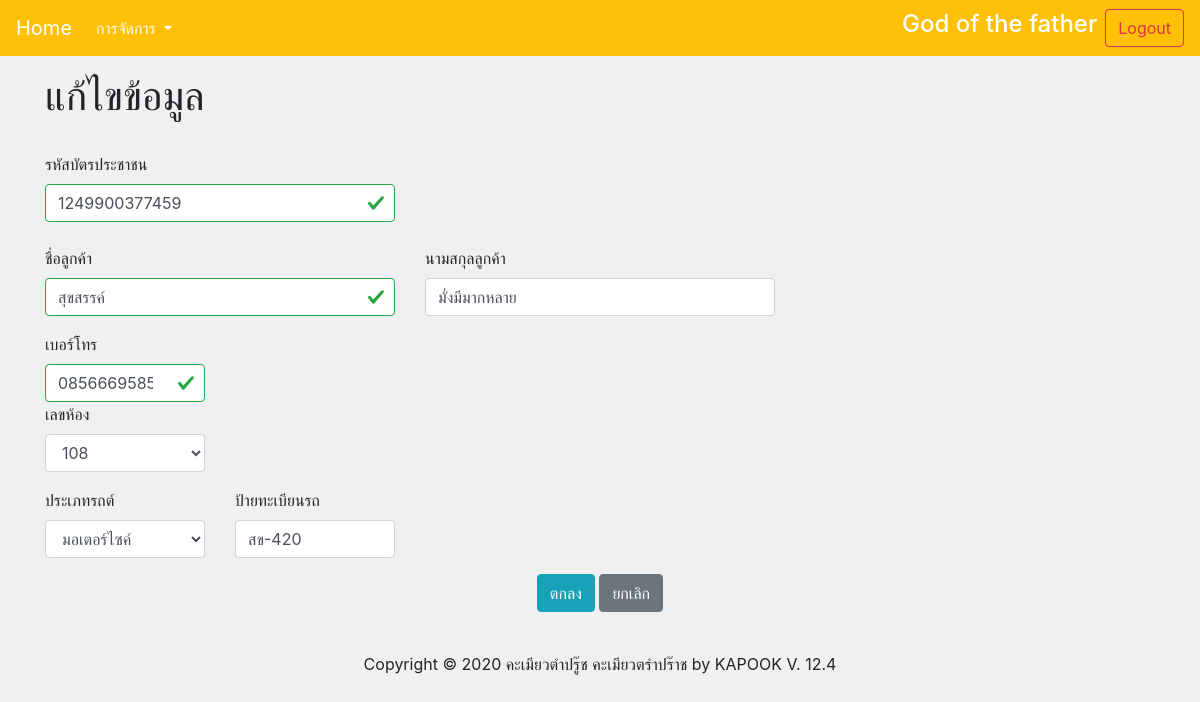
/editMember.php?id_member=22 (signed in), run on the app's committed database.
### tables this page shows
CREATE TABLE `member` (
  `id_member` int(11) NOT NULL,
  `idcard_member` varchar(14) NOT NULL,
  `name_member` varchar(30) NOT NULL,
  `sur_member` varchar(30) NOT NULL,
  `room_member` varchar(5) NOT NULL,
  `vehicle_member` varchar(12) DEFAULT NULL,
  `plate_member` varchar(10) DEFAULT NULL,
  `phone_member` varchar(10) NOT NULL,
  `fristday_member` date DEFAULT NULL
);

### editMember.php (the view, shortened to what this page needs)
<?php
require 'connect.php';
if (!$_SESSION['userid']) {
    echo "<script>";
    echo "alert('ไม่ได้มีการ login เข้ามาอย่างถูกต้อง')";
    echo "</script>";
    Header('Refresh:0; url=index.php');
} else if ($_SESSION['userstatus'] == "user") {
    echo "<script>";
    echo "alert('ไม่มีสิทธิ์ในการใช้งาน\nจะต้องเป็นผู้ใช้ระดับ Admin เท่านั้น')";
    echo "</script>";
    Header('Refresh:0; url=index.php');
} else {
    $name_login = $_SESSION['name'];
    $id_member = $_REQUEST['id_member'];
    $query  = "SELECT * FROM rental.member WHERE id_member=$id_member";
    $result = mysqli_query($connect, $query);
    while ($row = mysqli_fetch_array($result)) {
        $id_card = $row['idcard_member'];
        $name = $row['name_member'];
        $sur = $row['sur_member'];
        $room = $row['room_member'];
        $vehicle = $row['vehicle_member'];
        $plate = $row['plate_member'];
        $phone = $row['phone_member'];
    }
?>
    <html>
    <head>
        <link rel="stylesheet" href="https://maxcdn.bootstrapcdn.com/bootstrap/4.0.0/css/bootstrap.min.css">
        <link rel="stylesheet" href="https://cdnjs.cloudflare.com/ajax/libs/twitter-bootstrap/4.5.2/css/bootstrap.css">
        <link rel="stylesheet" href="https://cdn.datatables.net/1.10.22/css/dataTables.bootstrap4.min.css">
        <link rel="stylesheet" href=" https://cdn.datatables.net/buttons/1.6.4/css/buttons.bootstrap4.min.css">
        <link rel="stylesheet" href="asset/style.css">
    </head>
    <body>
        <div class="sticky-top">
            <nav class="navbar navbar-expand-lg  navbar-light bg-warning">
                <a class="navbar-brand text-white" href="admin.php">Home</a>
                <div class="collapse navbar-collapse" id="navbarSupportedContent">
                    <ul class="navbar-nav mr-auto">
                        <li class="nav-item dropdown">
                            <a class="nav-link dropdown-toggle text-white" href="#" id="navbarDropdown" role="button" data-toggle="dropdown" aria-haspopup="true" aria-expanded="false">
                                การจัดการ
                            </a>
                        </li>
                    </ul>
                    <form class="form-inline my-2 my-lg-0">
                        <h4 class="mr-sm-2 text-white"><?php echo $name_login; ?></h4>
                        <button type="button" class="btn btn-outline-danger" data-toggle="modal" data-target="#exampleModal">
                            Logout
                        </button>
                    </form>
                </div>
            </nav>
        </div>
    <?php } ?>
    <div class="container pt-3">
        <h1>แก้ไขข้อมูล</h1><br>
        <form method="post" action="updateMember.php">
            <div class="form-group">
                <div class="row">
                    <div class="col-4">
                        <label>รหัสบัตรประชาชน</label>
                        <div class="was-validated">
                            <input type="text" class="form-control " name="idcard" id="idcard" value="<?php echo $id_card; ?>" maxlength="13" required>
                        </div>
                    </div>
                </div>
                <br>
                <div class="form-group">
                    <div class="row">
                        <div class="col-4">
                            <label>ชื่อลูกค้า</label>
                            <div class="was-validated">
                                <input type="text" class="form-control" name="name" id="name" value="<?php echo $name; ?>" required>
                            </div>
                        </div>
                        <div class="col-4">
                            <label>นามสกุลลูกค้า</label>
                            <input type="text" class="form-control" name="surname" id="surname" value="<?php echo $sur; ?>" required>
                        </div>
                    </div>
                </div>
                <div class="fomr-group">
                    <div class="row">
                        <div class="col-2">
                            <label>เบอร์โทร</label>
                            <div class="was-validated">
                                <input type="number" class="form-control" name="phone" value="<?php echo $phone; ?>" required>
                            </div>
                        </div>
                    </div>
                </div>
                <div class="form-group">
                    <div class="row">
                        <div class="col-2">
                            <label>เลขห้อง</label>
                            <select class="form-control" name="roomNumber" id="roomNumber">
                                <option value="<?php echo $room; ?>"><?php echo $room ?></option>
                            </select>
                        </div>
                    </div>
                </div>
                <div class="form-group">
                    <div class="row">
                        <div class="col-2">
                            <label>ประเภทรถต์</label>
                            <select name=typeCar id="typeCar" class="form-control">
                                <option value="<?php echo $vehicle; ?>"><?php echo $vehicle; ?></option>
                            </select>
                        </div>
                        <div class="col-2">
                            <label>ป้ายทะเบียนรถ</label>
                            <input type="text" class="form-control" name="plate" id="plate" value="<?php echo $plate; ?>">
                        </div>
                    </div>
                </div>
                <center>
                    <input type="submit" class=" btn btn-info" value="ตกลง">
                    <input type="reset" class="btn btn-secondary" value="ยกเลิก">
                </center>
        </form>
    </div>
    <br>
    <center>Copyright © 2020 คะเมียวตำปรู๊ช คะเมียวตรำปร๊าช by KAPOOK V. 12.4</center><br>
    </body>
    </html>

### asset/style.css (style rules this page uses)
body { background-color: rgb(240, 240, 240); }

### data on the page
member: idcard "1249900377459", name "สุขสรรค์", surname "มั่งมีมากหลาย", phone "0856669585", roomNumber "108", typeCar "มอเตอร์ไซค์", plate "สข-420"

### other printed values
$name_login "God of the father"
